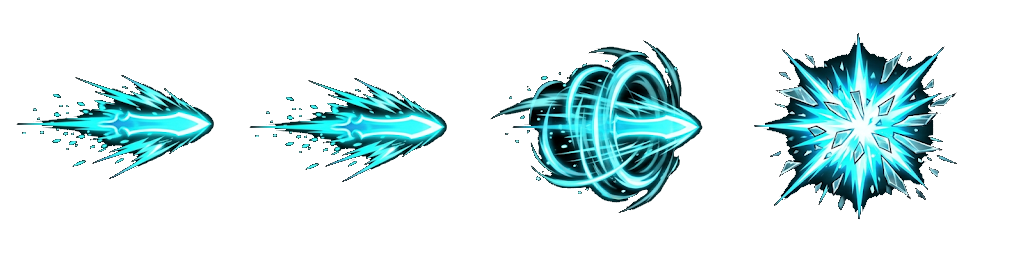
#> input picture docs/example/kiem-khi.png, 1024 x 254 px
$ python build_skill_kiem_khi.py
#> lines starting #> are read from the running program, lines starting #| are printed output that depends on the picture
"""Build the Kiếm Khí VFX spritesheet and hotbar icon.

The source sheet (`docs/example/kiem-khi.png`) ships four cyan sword-qi
illustrations in a single row on a transparent background:

1-2. the flying blade shard with its thrust trail (panel 2 repeats panel 1),
3.   the vortex as the shard reaches its target,
4.   the burst that owns the impact (there is no separate vector blast).

Panels are detected from the alpha channel (their painted extents do not line
up with exact quarters), normalised to a shared scale and centred in 256x256
frames. The repeated travel panel is dropped, and the burst is held for one
extra frame so it stays on screen for a beat before Phaser destroys the sprite
(a one-shot frame would blink out in 83 ms). The result is the usual 4-frame
1024x256 sheet: 1 travel frame plus a 3-frame impact (vortex, burst, hold).

The authored square painting in `docs/example/kiem-khi-icon.png` becomes the
128x128 hotbar icon.

Run: python3 scripts/build_skill_kiem_khi.py
"""

from pathlib import Path

import numpy as np
from PIL import Image

ROOT = Path(__file__).resolve().parent.parent
SOURCE_PATH = ROOT / "docs" / "example" / "kiem-khi.png"
ICON_SOURCE_PATH = ROOT / "docs" / "example" / "kiem-khi-icon.png"
VFX_DIR = ROOT / "public" / "skills" / "vfx" / "kiem_khi"
ICON_PATH = ROOT / "public" / "skills" / "kiem_khi.png"

FRAME_SIZE = 256
CONTENT_SIZE = 240
ALPHA_THRESHOLD = 8
EXPECTED_PANELS = 4
DUPLICATE_TOLERANCE = 1.0  # mean abs pixel difference (0-255) of a repeated panel
ICON_SIZE = 128
ICON_PADDING = 0


def panel_bounds(alpha: np.ndarray) -> list[tuple[int, int]]:
    """Column ranges of the visible panels, left to right."""
    columns = (alpha > ALPHA_THRESHOLD).any(axis=0)
    bounds: list[tuple[int, int]] = []
    start = None
    for x, visible in enumerate(columns):
        if visible and start is None:
            start = x
        elif not visible and start is not None:
            bounds.append((start, x))
            start = None
    if start is not None:
        bounds.append((start, len(columns)))

    if len(bounds) != EXPECTED_PANELS:
        raise ValueError(f"expected {EXPECTED_PANELS} panels, found {len(bounds)}: {bounds}")
    return bounds


def content_box(alpha: np.ndarray) -> tuple[int, int, int, int]:
    """Bounding box of the visible pixels in one panel."""
    ys, xs = np.where(alpha > ALPHA_THRESHOLD)
    if not len(xs):
        raise ValueError("Panel has no visible pixels")
    return int(xs.min()), int(ys.min()), int(xs.max()) + 1, int(ys.max()) + 1


def looks_identical(first: Image.Image, second: Image.Image) -> bool:
    """Whether two panels paint the same picture, ignoring sub-pixel noise."""
    width = min(first.width, second.width)
    height = min(first.height, second.height)
    a = np.asarray(first.crop((0, 0, width, height)), dtype=np.int16)
    b = np.asarray(second.crop((0, 0, width, height)), dtype=np.int16)
    return float(np.abs(a - b).mean()) < DUPLICATE_TOLERANCE


def build_frames(source: Image.Image) -> list[Image.Image]:
    """Crop every panel and place it in a centred 256x256 frame."""
    panels = []
#> panels = []
    for x0, x1 in panel_bounds(np.array(source)[:, :, 3]):
        panel = source.crop((x0, 0, x1, source.height))
        panels.append(panel.crop(content_box(np.array(panel)[:, :, 3])))
#> this loop made 4 passes
#> (x0, x1) on passes 1 to 4: (16, 214), (249, 447), (490, 703), (754, 957)
#> pass 1, in build_frames, `panel = source.crop((x0, 0, x1, source.height))`:
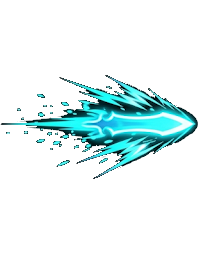
#> panel: PIL image 198x254 RGBA; mean R, G, B, A 8.3, 26.2, 26.9, 39.1; transparent parts drawn white
#> after the loop:
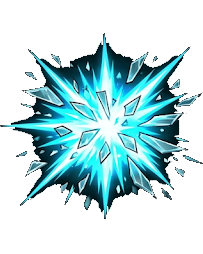
#> panel: PIL image 203x254 RGBA; mean R, G, B, A 29.2, 61.7, 65.5, 98.3; transparent parts drawn white
#> after the loop, panels = 4 items

    # The art repeats its travel pose; drop the repeat so the shard does not
    # freeze mid-flight. The remaining panels are blade, vortex and burst.
    unique = [panels[0]]
    for panel in panels[1:]:
        if not looks_identical(unique[-1], panel):
            unique.append(panel)
#> this loop made 3 passes
#> (width in looks_identical, height in looks_identical) on passes 1 to 3: (198, 104), (198, 104), (203, 173)
#> pass 1, in looks_identical, `a = np.asarray(first.crop((0, 0, width, height)), dtype=np.int16)`:
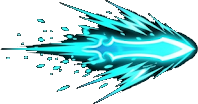
#> a: shape (104, 198, 4) int16; mean R, G, B, A 20.1, 64.1, 65.6, 95.4; transparent parts drawn white
#> pass 3, in looks_identical (call 3), `a = np.asarray(first.crop((0, 0, width, height)), dtype=np.int16)`:
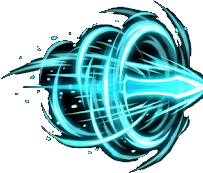
#> a: shape (173, 203, 4) int16; mean R, G, B, A 31.9, 79.6, 82.8, 137.8; transparent parts drawn white
#> after the loop, unique = 3 items
    if len(unique) < 2:
        raise ValueError("source sheet has no distinct animation panels")
    # Hold the burst so it stays visible before Phaser destroys the one-shot
    # sprite instead of blinking out on a single 83 ms frame.
    unique.append(unique[-1])

    # One scale for every frame keeps the shard the same apparent size across
    # the travel/impact sequence.
    widest = max(panel.width for panel in unique)
#> widest = 213
    tallest = max(panel.height for panel in unique)
#> tallest = 187
    scale = min(CONTENT_SIZE / widest, CONTENT_SIZE / tallest)
#> scale = 1.13

    frames = []
    for panel in unique:
        width = max(1, round(panel.width * scale))
        height = max(1, round(panel.height * scale))
        resized = panel.resize((width, height), Image.Resampling.LANCZOS)
        frame = Image.new("RGBA", (FRAME_SIZE, FRAME_SIZE), (0, 0, 0, 0))
        frame.paste(resized, ((FRAME_SIZE - width) // 2, (FRAME_SIZE - height) // 2), resized)
        frames.append(frame)
#> this loop made 4 passes
#> (width, height) on passes 1 to 4: (223, 117), (240, 195), (229, 211), (229, 211)
#> pass 3, in build_frames, `resized = panel.resize((width, height), Image.Resampling.LANCZOS)`:
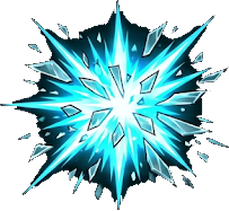
#> resized: PIL image 229x211 RGBA; mean R, G, B, A 41.7, 86.5, 92, 133.4; transparent parts drawn white
#> after the loop:
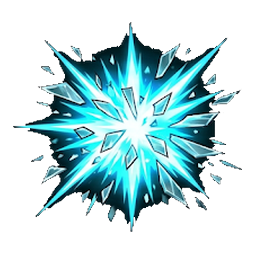
#> frame: PIL image 256x256 RGBA; mean R, G, B, A 29.4, 61.6, 65.4, 96.9; transparent parts drawn white
#> after the loop, frames = 4 items
    return frames


def build_icon() -> None:
    """Shrink the authored painting to the hotbar icon size."""
    icon = Image.open(ICON_SOURCE_PATH).convert("RGBA")
    if ICON_PADDING:
        icon = icon.crop((
            ICON_PADDING,
            ICON_PADDING,
            icon.width - ICON_PADDING,
            icon.height - ICON_PADDING
        ))
    ICON_PATH.parent.mkdir(parents=True, exist_ok=True)
    icon.resize((ICON_SIZE, ICON_SIZE), Image.Resampling.LANCZOS).save(ICON_PATH, optimize=True)
    print(f"wrote {ICON_PATH.relative_to(ROOT)} ({ICON_SIZE}x{ICON_SIZE})")


def build() -> None:
    VFX_DIR.mkdir(parents=True, exist_ok=True)
    frames = build_frames(Image.open(SOURCE_PATH).convert("RGBA"))
#> frames = 4 items

    sheet = Image.new("RGBA", (FRAME_SIZE * len(frames), FRAME_SIZE), (0, 0, 0, 0))
#> sheet: PIL image 1024x256 RGBA; every value is 0
    for index, frame in enumerate(frames):
        frame.save(VFX_DIR / f"frame-{index + 1}.png")
        sheet.paste(frame, (index * FRAME_SIZE, 0))
#> this loop made 4 passes
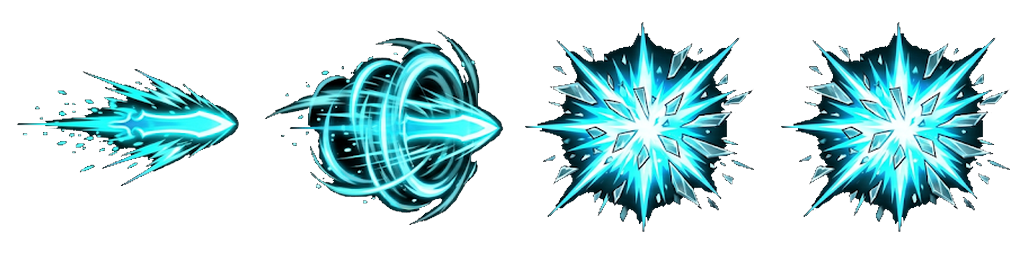
#> sheet: PIL image 1024x256 RGBA; mean R, G, B, A 22.2, 50.8, 53.4, 80.9; transparent parts drawn white
    sheet.save(VFX_DIR / "sheet.png", optimize=True)

    (VFX_DIR / "sheet.json").write_text(
        "{\n"
        f'  "frameWidth": {FRAME_SIZE},\n'
        f'  "frameHeight": {FRAME_SIZE},\n'
        f'  "frameCount": {len(frames)},\n'
        '  "fps": 12,\n'
        '  "source": "docs/example/kiem-khi.png (four panels, transparency preserved)"\n'
        "}\n"
    )

    print(f"wrote {(VFX_DIR / 'sheet.png').relative_to(ROOT)} ({sheet.width}x{sheet.height})")
#| wrote public/skills/vfx/kiem_khi/sheet.png (1024x256)
    build_icon()


if __name__ == "__main__":
#> (the run stopped early here; a loop or call above may not have finished)

$ run again, with docs/example/ao-nu.png copied over docs/example/kiem-khi.png
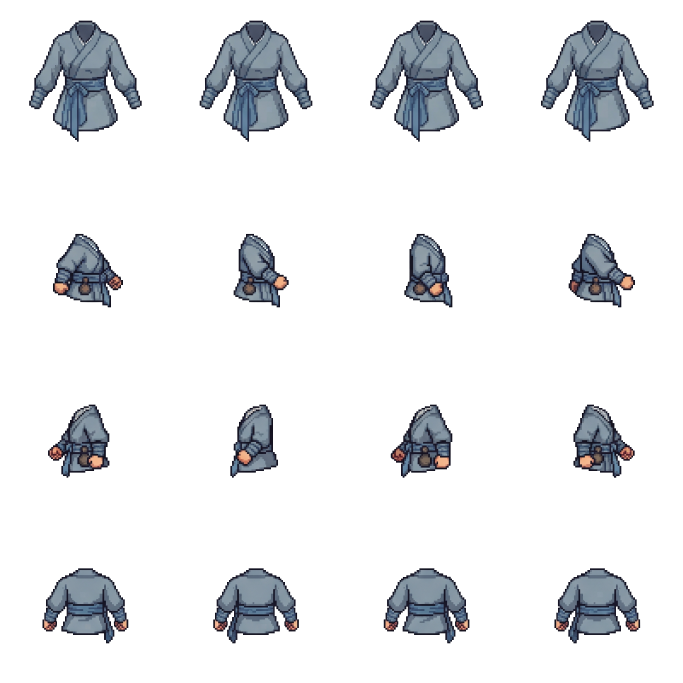
#> input picture docs/example/ao-nu.png, 2048 x 2048 px (shown at 1/3 size)
#> in build_frames, `panels = []`: panels = []
#> the loop in build_frames, `for x0, x1 in panel_bounds(np.array(source)[:, :, 3]):` made 4 passes
#> (x0, x1) on passes 1 to 4: (87, 425), (599, 937), (1111, 1449), (1623, 1961)
#> after the loop in build_frames, `for x0, x1 in panel_bounds(np.array(source)[:, :, 3]):`:
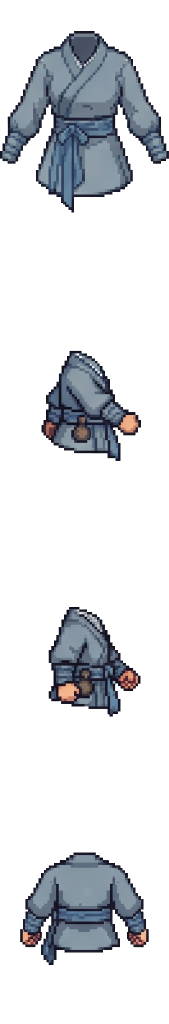
#> panel: PIL image 338x2048 RGBA (shown at 1/2 size); mean R, G, B, A 21.6, 24, 27.5, 58; transparent parts drawn white
#> after the loop in build_frames, `for x0, x1 in panel_bounds(np.array(source)[:, :, 3]):`: panels = 4 items
#> the loop in build_frames, `for panel in panels[1:]:` made 3 passes
#> widest = 338
#> tallest = 1868
#> scale = 0.128
#> the loop in build_frames, `for panel in unique:` made 5 passes
#> after the loop in build_frames, `for panel in unique:`: frames = 5 items
#> the loop in build, `for index, frame in enumerate(frames):` made 5 passes
#> after the loop in build, `for index, frame in enumerate(frames):`:
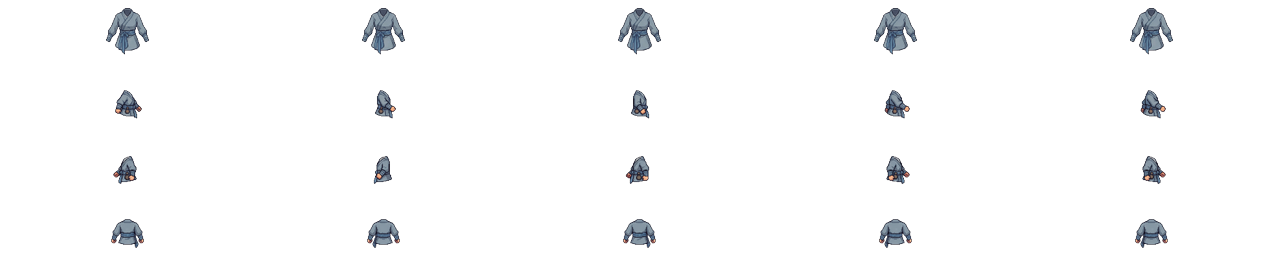
#> sheet: PIL image 1280x256 RGBA; mean R, G, B, A 3.7, 4.1, 4.7, 9.5; transparent parts drawn white
#| wrote public/skills/vfx/kiem_khi/sheet.png (1280x256)
